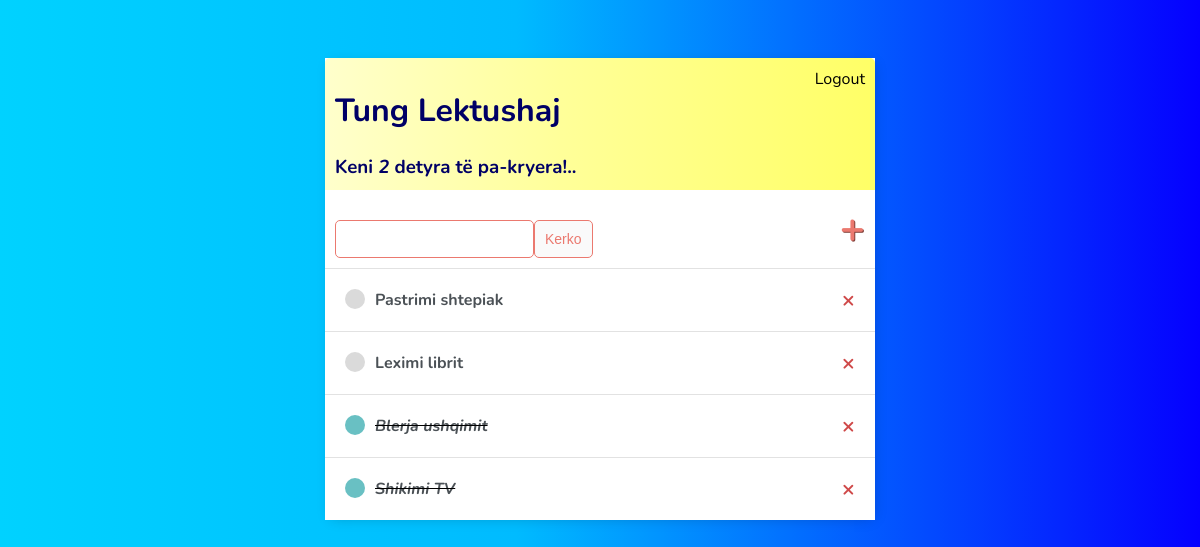
The app's page / (signed in), older data.
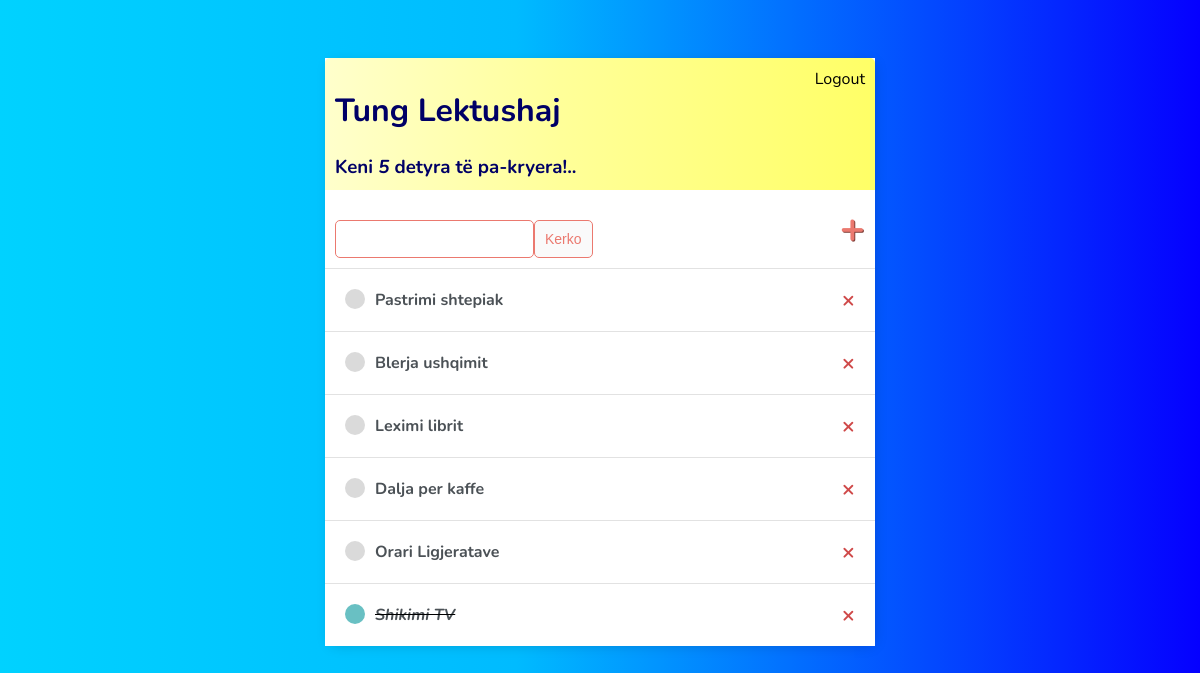
The same page, newer data.
### baza/models.py (models this page shows)
class Detyra(models.Model):
    user = models.ForeignKey(User, on_delete=models.CASCADE, null=True, blank=True)
    titulli = models.CharField(max_length=200)
    pershkrimi = models.TextField(null=True, blank=True)
    kryer = models.BooleanField(default=False)
    krijuar = models.DateTimeField(auto_now_add=True)
    def __str__(self):
        return self.titulli
    class Meta:
        ordering = ['kryer']

### baza/views.py (the view)
# urls.py: path('', ListaDetyres.as_view(), name='detyrat'),
class ListaDetyres(LoginRequiredMixin, ListView):
    model = Detyra
    context_object_name = 'detyrat'
    def get_context_data(self, **kwargs):
        context = super().get_context_data(**kwargs)
        context['detyrat'] = context['detyrat'].filter(user=self.request.user)
        context['count'] = context['detyrat'].filter(kryer=False).count()
        search_input = self.request.GET.get('search-area') or ''
        if search_input:
            context['detyrat'] = context['detyrat'].filter(titulli__startswith=search_input)
        context['search_input'] = search_input
        return context

### baza/templates/baza/detyra_list.html
{% extends 'baza/main.html' %}
{% block content %}
<div class="header-bar">
    <div>
        <h1>Tung {{ request.user|title }} </h1>
        <h3 style="margin:0">Keni <i>{{count}}</i> detyr{{count|pluralize:"a"}} të pa-kryer{{ count|pluralize:"a"}}!..</h3>
    </div>
    {% if request.user.is_authenticated %}
    <a href="{% url 'logout' %}">Logout</a>
    {% else %}
    <a href="{% url 'login' %}">Login</a>
    {% endif %}
</div>
    <div id="search-add-wrapper">
        <form action="#" method="GET" style="margin-top: 20px; display: flex;">
            <input type="text" name="search-area" value="{{ search_input }}">
            <input class="button" type="submit" value="Kerko">
        </form>
      <a id="add-link" href="{% url 'krijo-detyren' %}"><strong>&#x2b;</strong></a>
    </div>
    <div class="task-items-wrapper">
        {% for detyra in detyrat %}
            <div class="task-wrapper">
                {% if detyra.kryer %}
                    <div class="task-title">
                        <div class="task-complete-icon"></div>
                        <i><strong><s><a href="{% url 'ndrysho-detyren' detyra.id %}">{{ detyra }}</a></s></strong></i>
                    </div>
                <a class="delete-link" href="{% url 'anulo-detyren' detyra.id %}"><strong>&#215;</strong></a>
                {% else %}
                    <div class="task-title">
                        <div class="task-incomplete-icon"></div>
                        <a href="{% url 'ndrysho-detyren' detyra.id %}"><strong>{{ detyra }}</strong></a>
                    </div>
                <a class="delete-link" href="{% url 'anulo-detyren' detyra.id %}"><strong>&#215;</strong></a>
                {% endif %}
            </div>
        {% empty %}
        <p>Nuk Keni Detyra ne list</p>
        {% endfor %}
    </div>
{% endblock content %}

### baza/templates/baza/main.html (shortened to what this page needs)
<!DOCTYPE html>
<html lang="en">
<head>
</head>
<body>
    <div class="container">
        {% block content %}
        {% endblock content %}
    </div>
</body>
</html>

### baza/templates/baza/main.html (style rules this page uses)
body { background: linear-gradient(90deg, #00D2FF 0%, #00BBFF 43%, #0500FF 100%); font-family: 'Nunito', sans-serif; padding-top: 50px; }
h1,h2,h3,h4,h5,h6 { font-family: 'Raleway' sans-serif; }
.container { max-width: 550px; margin: auto; background-color: white; -webkit-box-shadow: 2px 2px 13px -4px rgba(0, 0, 0, 0.21); box-shadow: 2px 2px 13px -4px rgba(0, 0, 0, 0.21); }
.header-bar { display: flex; justify-content: space-between; color: #000066; padding: 10px; border-radius: 5px 5px 0 0; background: linear-gradient(90deg, #FFFFCC 0%, #FFFF99 43%, #FFFF66 100%); }
.header-bar a { color: black; }
.container a { text-decoration: none; }
.task-wrapper { display: flex; align-items: center; justify-content: space-between; padding: 20px; background-color: #fff; border-top: 1px solid rgba(226, 226, 226); }
.task-title { display: flex; }
.task-title a { text-decoration: none; color: #4b5156; margin-left: 10px; }
.task-complete-icon { height: 20px; width: 20px; background-color: rgba(105, 192, 195); border-radius: 50%; }
.task-incomplete-icon { height: 20px; width: 20px; background-color: rgba(218, 218, 218); border-radius: 50%; }
.delete-link { text-decoration: none; font-weight: 900; color: #cf4949; font-size: 22px; line-height: 0; }
#search-add-wrapper { display: flex; justify-content: space-between; align-items: center; padding: 10px; }
#add-link { color: #EB796F; text-decoration: none; font-size: 42px; text-shadow: 1px 1px #81413b; }
input[type=text], input[type=password], textarea { border: 1px solid #EB796F; border-radius: 5px; padding: 10px; width: 90%; }
.button { border: 1px solid #EB796F; background-color: #FAFAFA; color: #EB796F; padding: 10px; font-size: 14px; border-radius: 5px; cursor: pointer; text-decoration: none; }

Row changes from the older to the newer data that the page shows:
changed Detyra "Blerja ushqimit": kryer True → False (drawn); moves up the list
added Detyra: titulli "Dalja per kaffe"
added Detyra: titulli "Orari Ligjeratave"
Text that changed along with them:
{{ count }}: "2" → "5"
